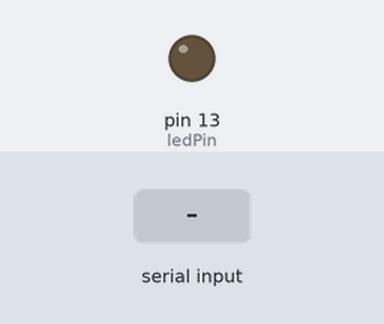
This sketch was run on a simulated Arduino Uno, built with avr-gcc and run on an emulated ATmega328P. Shown: output pins drawn as LEDs (lit = HIGH). Dashed ring = blinking. The test bench sets the inputs (shaded band).

Above: at 1.2 s.
1.3 s: "90,45\n" received over Serial
At 1.45 s:
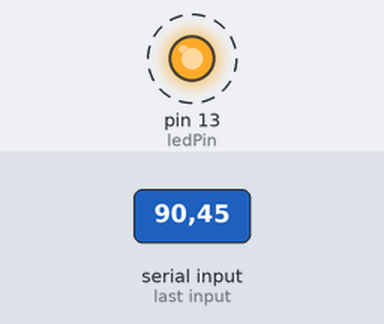
Timing chart, 0 to 10.3 s (numbered marks = the images above; inputs shaded):
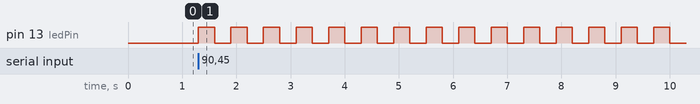

The sketch:

SerialEvent.ino
```cpp
#include "Wire.h"
/*
 * SerialReceive sketch
 * Blink the LED at a rate proportional to the received digit value
*/
const int ledPin = 13; // pin the LED is connected to
int   blinkRate=0;     // blink rate stored in this variable

void setup()
{
  Serial.begin(9600); // Initialize serial port to send and receive at 9600 baud
  pinMode(ledPin, OUTPUT); // set this pin as output
}

void loop()
{
  if ( Serial.available()) // Check to see if at least one character is available
  {
    char ch = Serial.read();
    if(ch >= '0' && ch <= '9') // is this an ascii digit between 0 and 9?
    {
       blinkRate = (ch - '0');      // ASCII value converted to numeric value
       blinkRate = blinkRate * 100; // actual blinkrate is 100 mS times received digit
       blinkLoop(ch);
    }
  }
}

// blink the LED with the on and off times determined by blinkRate
void blink()
{
  digitalWrite(ledPin,HIGH);
  delay(300); // delay depends on blinkrate value
  digitalWrite(ledPin,LOW);
  delay(300);
}

void blinkLoop(byte blinkTimes) {
  byte i = 0;
  for(byte b = 0; b < blinkTimes; b++) {
    blink();
  }
  delay(2000);
}
```

Measured:
- after the input at 1.3 s, pin 13 (ledPin): alternates HIGH for 0.30 s and LOW for 0.30 s, starting at once
